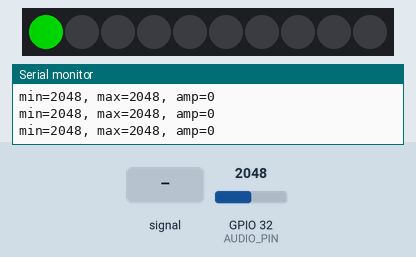
Simulated run of this program. Board: ESP32. Parts: 10 RGB LEDs in strip order, left to right, the last lines printed to the serial monitor. Inputs (shaded band) come from the test bench; at power-on: GPIO 32 (AUDIO_PIN) = 2048. Dim RGB values are drawn brighter than linear.

Above: at 1.2 s.
1.3 s: GPIO 32 (AUDIO_PIN) fed a 2 Hz sine of ±1228 counts around its level
At 1.41 s:
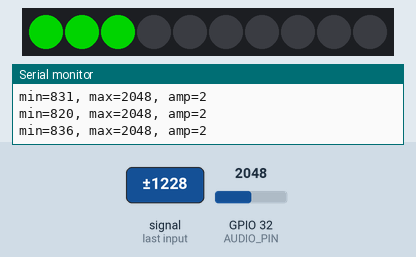
2.8 s: GPIO 32 (AUDIO_PIN) set to 3603
At 3.8 s:
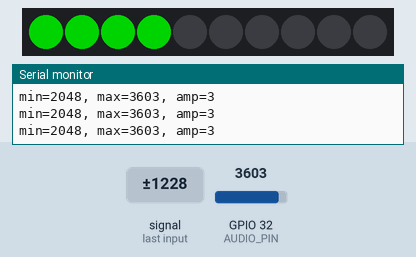
4.3 s: GPIO 32 (AUDIO_PIN) fed a 200 Hz sine of ±327 counts around its level
At 5.4 s:
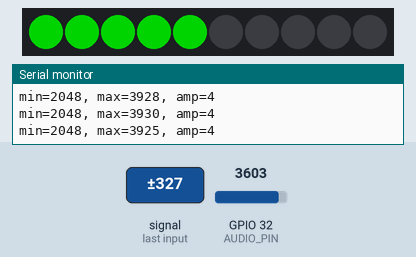
5.8 s: GPIO 32 (AUDIO_PIN) set to 0
At 6.2 s:
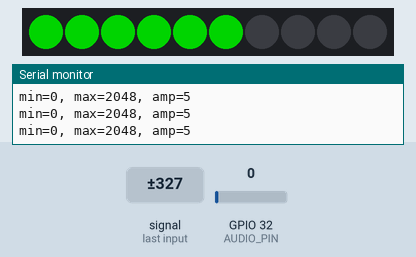
7.3 s: GPIO 32 (AUDIO_PIN) set to 2866
At 8.6 s:
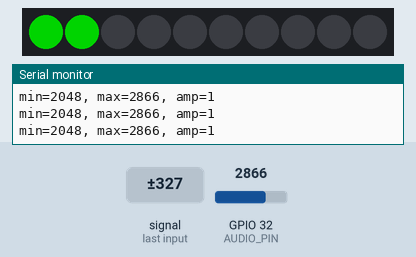
Timing chart, 0 to 9.8 s (numbered marks = the images above; inputs shaded):
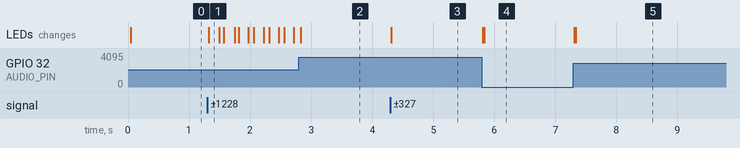

The program:

main.cpp
```cpp
#include <Arduino.h>
#include <FastLED.h>

#define CLOCK_PIN 18
#define DATA_PIN 23
#define AUDIO_PIN 32

#define AUD_MAX 4096

#define NUM_LEDS 10
#define DELAY 20

CRGB leds[NUM_LEDS];

void update_color(uint32_t min, uint32_t max)
{
  uint32_t peak2peak = max - min;
  uint32_t amp = map(peak2peak, 0, AUD_MAX, 0, NUM_LEDS);
  fill_solid(leds, NUM_LEDS, CRGB::Black);

  Serial.printf("min=%d, max=%d, amp=%d\n", min, max, amp);

  for (int i; i <= amp; i++)
  {
    leds[i] = CRGB::Green;
  }
  FastLED.show();
}

void setup()
{
  Serial.begin(115200);
  FastLED.addLeds<APA102, DATA_PIN, CLOCK_PIN, BGR>(leds, NUM_LEDS);
  FastLED.setBrightness(0xFF);
  while (!Serial)
  {
  }
}

void loop()
{
  static bool do_update;
  static uint32_t last_updated;
  static uint32_t signal;
  static uint32_t min;
  static uint32_t max;

  if (do_update)
  {
    update_color(min, max);

    min = max = 2048;
    last_updated = millis();
    do_update = false;
  }

  if (millis() - last_updated > DELAY)
  {
    do_update = true;
  }

  signal = analogRead(AUDIO_PIN);
  if (signal < AUD_MAX)
  {
    if (signal < min)
    {
      min = signal;
    }
    else if (signal > max)
    {
      max = signal;
    }
  }
}
```

Measured:
- after the input at 1.3 s, the LEDs: change at once (image 1)
- after the input at 4.3 s, the LEDs: change at once (image 3)
- after the input at 5.8 s, the LEDs: first change at once (image 4 shows a later state)
- after the input at 7.3 s, the LEDs: first change at once (image 5 shows a later state)
